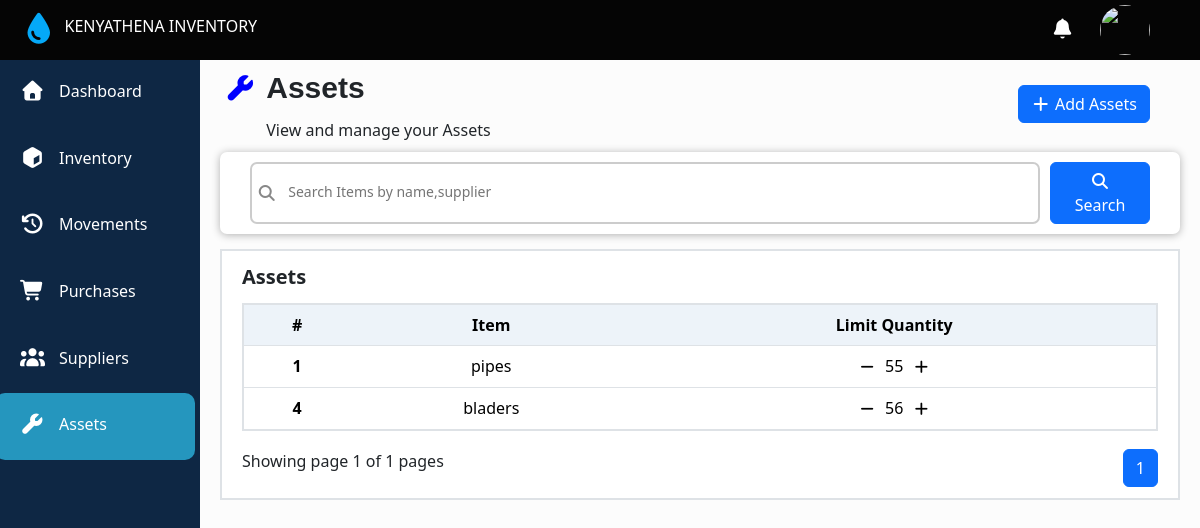
Page /assetPage/ on the earlier database version.
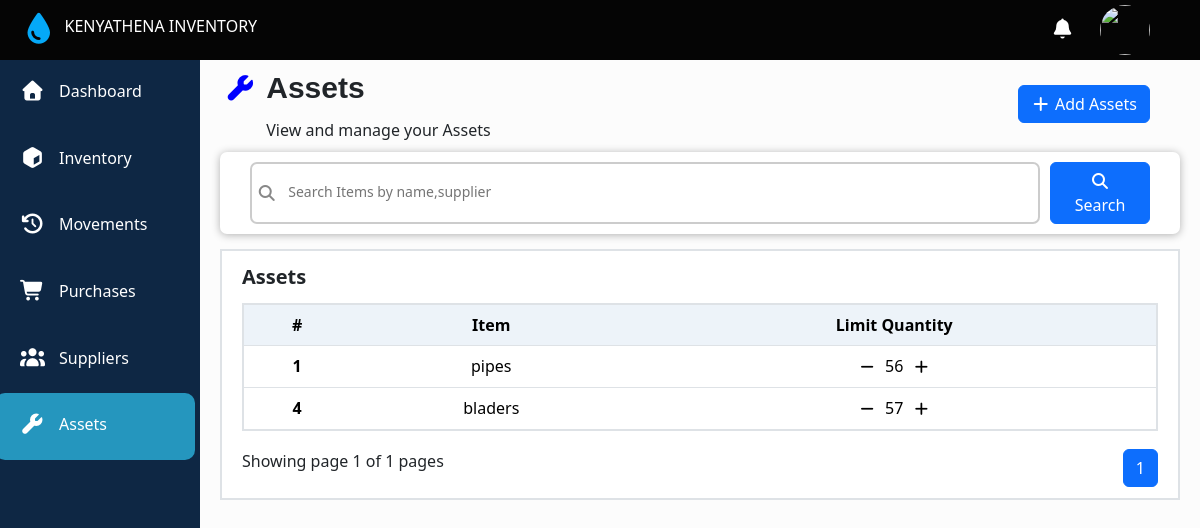
Same page on the later database version.
### main/models.py (models this page shows, shortened)
class assets(models.Model):
  item = models.CharField(max_length=200)
  limit_quantity = models.PositiveIntegerField()

### main/views.py (the view, shortened to what this page needs)
# urls.py: path('assetPage/',views.assetPage,name='assets'),
def assetPage(request):
  stock = Stock.objects.all()
  asset = assets.objects.all()
  paginator = Paginator(asset,7)
  page_number = request.GET.get("page")
  page_obj = paginator.get_page(page_number)
  context ={
    'page_obj':page_obj
  }
  return render(request,'main/assetPage.html',context)

### main/templates/main/assetPage.html (shortened to what this page needs)
{% extends 'main/base.html' %}
{% block content %}
    <div class="inventoryTitle">
      <div class="inventoryTitle_first">
       <i class="fa-solid fa-wrench"></i>
        <div>
          <span>Assets</span>
          <span>View and manage your Assets</span>
        </div>
      </div>
      <div class="inventoryTitle_second">
        <a type="button" class="btn btn-primary" href="{% url 'assetreceivePage' %}">
           <i class="fa-solid fa-plus"></i> Add Assets
        </a>
      </div>
    </div>
    <form action="{% url 'assets' %}" method="GET">
      <div class="search">
       <div class="search-button">
        <i class="fa-solid fa-magnifying-glass"></i>
        <input type="text" placeholder="Search Items by name,supplier" name="q" id="search" >
       </div>
       <button type="submit" class="btn btn-primary">
        <i class="fa-solid fa-magnifying-glass"></i> Search
       </button>
    </div>
    </form>
    <div class="recent-inventory-table" id="recent-inventory-table">
      <div class="recent-title">
        <div><a class="current-stock-link" href="{% url 'assets' %}?q=#recent-inventory-table">Assets</a></div>
      </div>
      <table class="table" id="inventory-table">
        <thead>
          <tr>
            <th  scope="col">#</th>
            <th scope="col">Item</th>
            <th scope="col">Limit Quantity</th>
          </tr>
        </thead>
        <tbody>
          {% for asset in page_obj.object_list %}
          <tr>
            <th scope="row">{{asset.id}}</th>
            <td>{{asset.item}}</td>
            <td>
              <i class="fa-solid fa-minus minus" data-index="{{asset.id}}"></i>
                <span class="quantity">{{asset.limit_quantity}}</span>
              <i class="fa-solid fa-plus plus" data-index="{{asset.id}}"></i>
            </td>
          </tr>
         {% endfor %}
        </tbody>
      </table>
      <div class="last-part">
        <div class="last-part-start">
          Showing page {{ page_obj.number }} of {{ page_obj.paginator.num_pages }} pages
        </div>
        <div class="action">
        <nav aria-label="...">
            <ul class="pagination">
              {% for num in page_obj.paginator.page_range %}
                {% if page_obj.number == num %}
                  <li class="page-item active"><a class="page-link" href="?&page={{ num }}#inventory-table">{{ num }}</a></li>
                {% else %}
                  <li class="page-item"><a class="page-link" href="?page={{ num }}#inventory-table">{{ num }}</a></li>
                {% endif %}
              {% endfor %}
            </ul>
        </nav>
        </div>
      </div>
    </div>
{% endblock content %}

Differences in the rows shown:
changed assets "pipes": limit_quantity "55" → "56"
changed assets "bladers": limit_quantity "56" → "57"
